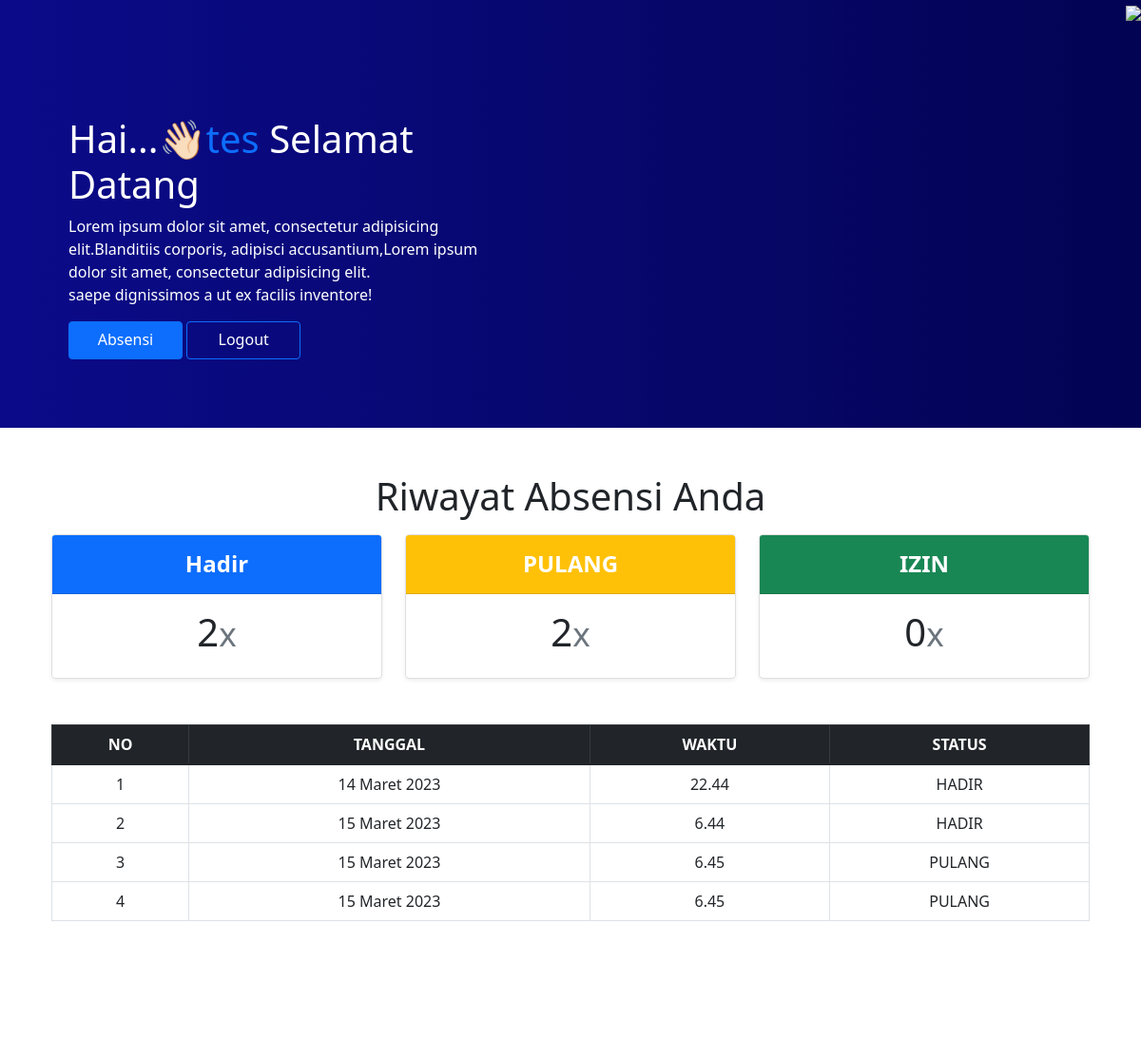
/akun (signed in), run on the app's committed database.
### absenapp/models.py (models this page shows, shortened)
class absenModel(models.Model):
    pegawai     =models.ForeignKey(profil, on_delete=models.DO_NOTHING)
    tgl         =models.DateField(auto_now_add=True)
    waktu       =models.TimeField(auto_now_add=True)
    absen=(
        ('HADIR','HADIR'),
        ('IZIN','IZIN'),
        ('PULANG','PULANG'),
    )
    status      =models.CharField(choices=absen, max_length=50, default='HADIR')
    ket         =models.TextField(null=True, blank=True)

### absen/views.py (the view)
# urls.py: path('akun',views.akun, name='akun'),
def akun(request):
    profile=profil.objects.get(nama=request.user)
    datas= absenModel.objects.filter(pegawai=profile)
    jh=0
    ji=0
    jp=0
    for jlh in datas:
        if jlh.status == 'HADIR': #jika status absennya hadir maka variabel inisialisasi kita jumlahkan
            jh += 1
        elif jlh.status == 'IZIN':
            ji += 1
        elif jlh.status == 'PULANG':
            jp += 1
        else:
            pass
    context = {
        'datas':datas,
        'jlh_hadir':jh,
        'jlh_izin':ji,
        'jlh_pulang':jp,
    }
    return render(request,'akun.html',context)

### templates/akun.html (shortened to what this page needs)
{%load static%}
<!doctype html>
<html lang="en">
  <head>
    <link href="{%static 'css/bootstrap.css'%}" rel="stylesheet">
    <link rel="stylesheet" href="https://cdn.jsdelivr.net/npm/bootstrap-icons@1.10.3/font/bootstrap-icons.css">
  </head>
  <body>
    <div class="row" style="background-image: linear-gradient(to right,  rgb(11, 11, 138),rgb(3, 3, 83));">
      <div class="col-6">
        <div class="container text-white pt-4" style="height: 450px;">
          <div class="head ps-5 pt-5" style="margin: 50px auto;" >
            <h1 class=""> Hai...👋🏻<a class="text-primary" href="/" style="text-decoration: none;">{{user}}</a> Selamat Datang</h1>
            <p class="pe-5">Lorem ipsum dolor sit amet, consectetur adipisicing elit.Blanditiis corporis, adipisci
              accusantium,Lorem ipsum dolor sit amet, consectetur adipisicing elit. <br>
              saepe dignissimos a ut ex facilis inventore!</p>
            <a href="{%url 'absen:absen'%} " class="btn btn-primary" style="height: 40px; width: 120px;"> Absensi </a>
            <a href="{% url 'absen:logout'%}" class="btn btn-outline-primary text-white"  style="height: 40px; width: 120px;"> Logout </a>
          </div>
        </div>
      </div>
      <div class="col-6 d-flex justify-content-end">
        <div class="">
          <img src="{%static 'img/header.png'%}" width="380px" class="">
        </div>
      </div>
    </div>
    <div class="container py-5 text-center container">
      <h1 class="fw-light">Riwayat Absensi Anda</h1>
      <div class="container mt-3">
        <div class="row row-cols-1 row-cols-md-3 mb-3 text-center">
          <div class="col">
            <div class="card mb-4 rounded-3 shadow-sm">
              <div class="card-header py-3  bg-primary">
                <h4 class="my-0 fw-bold text-white">Hadir</h4>
              </div>
              <div class="card-body">
                <h1 class="card-title pricing-card-title">{{jlh_hadir}}<small class="text-muted fw-light">x</small></h1>
              </div>
            </div>
          </div>
          <div class="col">
            <div class="card mb-4 rounded-3 shadow-sm">
              <div class="card-header py-3  bg-warning">
                <h4 class="my-0 fw-bold text-white">PULANG</h4>
              </div>
              <div class="card-body">
                <h1 class="card-title pricing-card-title">{{jlh_pulang}}<small class="text-muted fw-light">x</small></h1>
              </div>
            </div>
          </div>
          <div class="col">
            <div class="card mb-4 rounded-3 shadow-sm">
              <div class="card-header py-3  bg-success">
                <h4 class="my-0 fw-bold text-white">IZIN</h4>
              </div>
              <div class="card-body">
                <h1 class="card-title pricing-card-title">{{jlh_izin}}<small class="text-muted fw-light">x</small></h1>
              </div>
            </div>
          </div>
        </div>
      </div>
      <div class="container mt-4">
        <table class="table table-bordered align-middle able-responsive">
          <thead class="table-dark">
            <tr>
              <th>NO</th>
              <th>TANGGAL</th>
              <th>WAKTU</th>
              <th>STATUS</th>
            </tr>
          </thead>
          <tbody>
            {%for data in datas%}
            <tr>
              <td>{{forloop.counter}}</td>
              <td>{{data.tgl}}</td>
              <td>{{data.waktu}}</td>
              <td>{{data.status}}</td>
            </tr>
            {%endfor%}
          </tbody>
        </table>
      </div>
    </div>
    <footer class="d-flex flex-wrap justify-content-between align-items-center py-3 mt-4 border-top text-white" style="background-image: linear-gradient(to right,  rgb(11, 11, 138),rgb(3, 3, 83));">
      <div class="col-md-4 d-flex align-items-center">
        <a href="/" class="mb-3 me-2 mb-md-0 text-muted text-decoration-none lh-1">
          <svg class="bi" width="30" height="24"><use xlink:href="#bootstrap"></use></svg>
        </a>
        <span class="text-muted">© 2023 Elcoder, Inc</span>
      </div>
      <ul class="nav col-md-4 justify-content-end list-unstyled d-flex me-5 ">
        <li class="ms-3"><a class="text-muted" href="#"><i width="24" height="24" class="bi bi-twitter"></i></a></li>
        <li class="ms-3"><a class="text-muted" href="#"><i width="24" height="24" class="bi bi-facebook"></i></a></li>
        <li class="ms-3"><a class="text-muted" href="#"><i width="24" height="24" class="bi bi-instagram"></i></a></li>
      </ul>
    </footer>
  </body>
</html>

### data on the page
absenModel: tgl "14 Maret 2023", waktu "22.44", status "HADIR"
absenModel: tgl "15 Maret 2023", waktu "6.44", status "HADIR"
absenModel: tgl "15 Maret 2023", waktu "6.45", status "PULANG"
absenModel: tgl "15 Maret 2023", waktu "6.45", status "PULANG"

### other printed values
{{ user }} "tes"
{{ jlh_hadir }} "2"
{{ jlh_pulang }} "2"
{{ jlh_izin }} "0"
